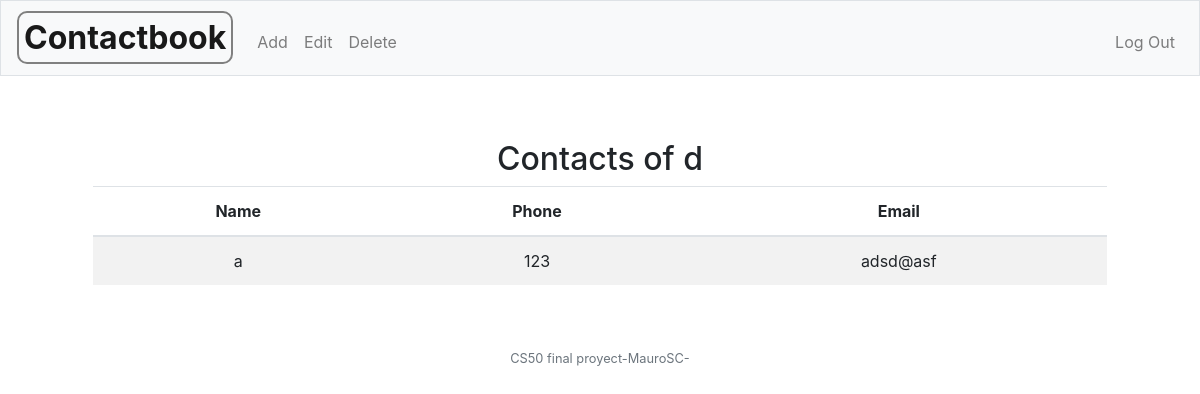
/ (signed in), run on the app's committed database.
### tables this page shows
CREATE TABLE contact (
 id INTEGER,
 nameContact VARCHAR(20) NOT NULL, 
 number INT NOT NULL,
 user_id INT, 
 email varchar(20) NOT NULL, 
 PRIMARY KEY(id),
 FOREIGN KEY(user_id) REFERENCES users(id) 
 );

### application.py (the view)
@app.route("/")
@login_required
def index():
    contacts=[]
    user = db.execute("SELECT username FROM users WHERE id =?",session["user_id"])
    name = user[0]["username"]
    rows = db.execute("""
                        SELECT nameContact,number,email
                        FROM contact
                        WHERE user_id=?
                        ORDER BY nameContact
                        """,session["user_id"])
    for row in rows:
        contacts.append({
            "name":row["nameContact"],
            "number":row["number"],
            "email":row["email"]
        })
    return render_template("/index.html",user=name, contacts=contacts)

### application.py (called while the page is built)
@app.after_request
def after_request(response):
    response.headers["Cache-Control"] = "no-cache, no-store, must-revalidate"
    response.headers["Expires"] = 0
    response.headers["Pragma"] = "no-cache"
    return response

### helpers.py (called while the page is built)
def login_required(f):
    @wraps(f)
    def decorated_function(*args, **kwargs):
        if session.get("user_id") is None:
            return redirect("/login")
        return f(*args, **kwargs)
    return decorated_function

### templates/index.html (shortened to what this page needs)
{% extends "layout.html" %}
{% block main %}
  <div class="container">
    <h2>Contacts of {{user}}</h2>
    <table class="table table-striped">
      <thead>
        <tr>
          <th>Name</th>
          <th>Phone</th>
          <th>Email</th>
        </tr>
      </thead>
      <tbody>
        {% for contact in contacts%}
        <tr>
          <td>{{ contact['name'] }}</td>
          <td>{{ contact['number'] }}</td>
          <td>{{ contact['email'] }}</td>
        </tr>
        {% endfor %}
      </tbody>
    </table>
  </div>
{% endblock %}

### data on the page
contact: name "a", number "123", email "adsd@asf"

### other printed values
{{ user }} "d"
